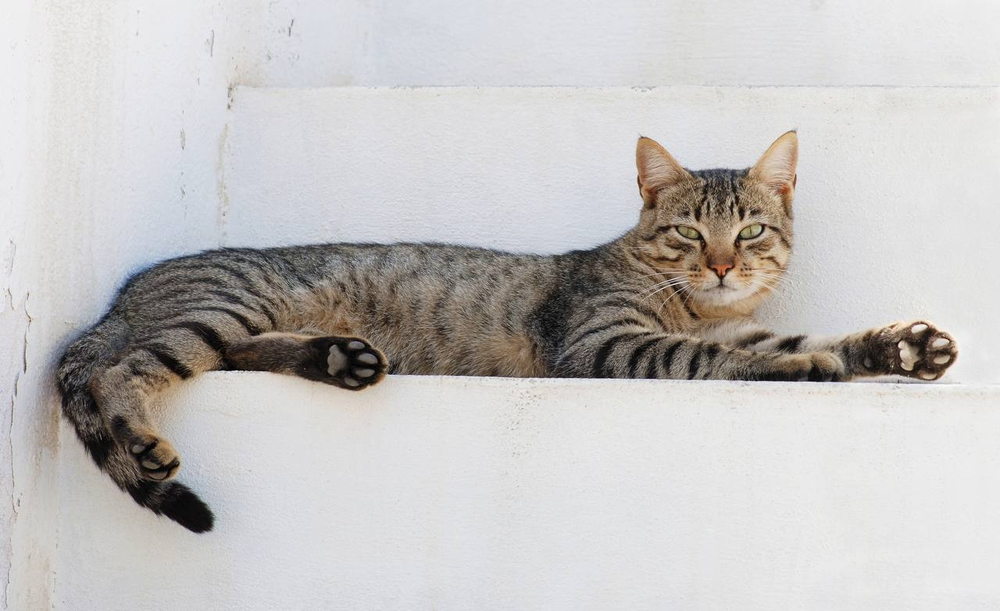
#> input picture 7 sem/PPMP/part1/1/normal.bmp, 1000 x 611 px, shrunk from 1280 x 782 before the run
$ python lab1.py
#> lines starting #> are read from the running program, lines starting #| are printed output that depends on the picture; after the words box and inside, x2 and y2 are one past the last pixel; in counts of white or black regions, pixels touching at a corner belong together
#-------------------------------------------------------------------------------
# Name:        lab
# Purpose:
#
# Author:      Ksenya
#
# Created:     12.10.2023
# Copyright:   (c) Ksenya 2023
# Licence:     <your licence>
#-------------------------------------------------------------------------------

import cv2
import numpy as np
import matplotlib.pyplot as plt

def show_image(title, image):
    cv2.imshow(title, image)
    cv2.waitKey(0)
    cv2.destroyAllWindows()

normal_image = cv2.imread('normal.bmp')
#> normal_image is the input picture: shape (611, 1000, 3); mean B, G, R 193, 194.1, 196.3

gray_image = cv2.cvtColor(normal_image, cv2.COLOR_BGR2GRAY)
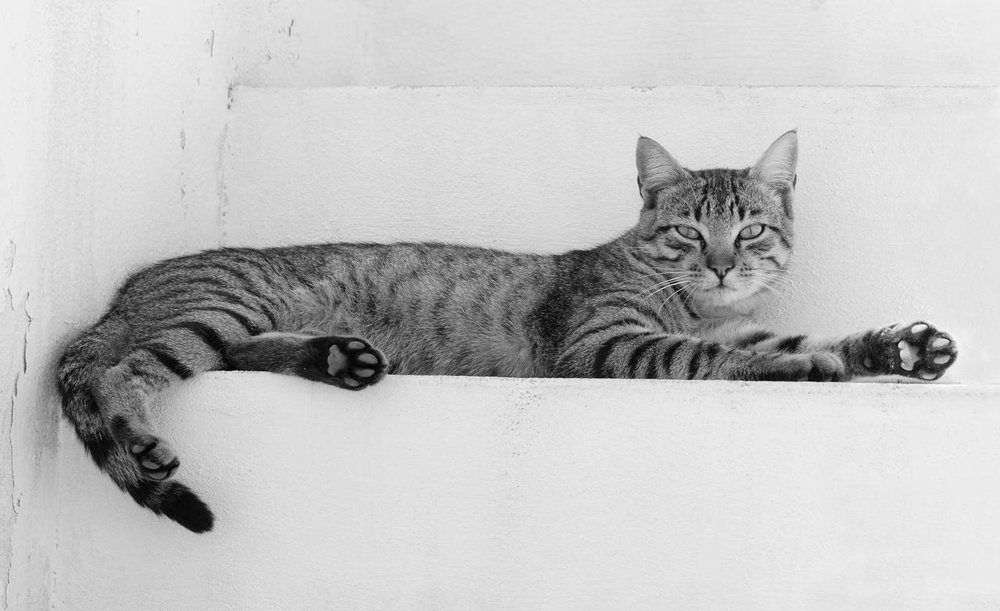
#> gray_image: shape (611, 1000); min 0, max 255, mean 194.6
cv2.imwrite('gray.bmp', gray_image)

threshold_value = 128
_, thresholded_image = cv2.threshold(gray_image, threshold_value, 255, cv2.THRESH_BINARY)
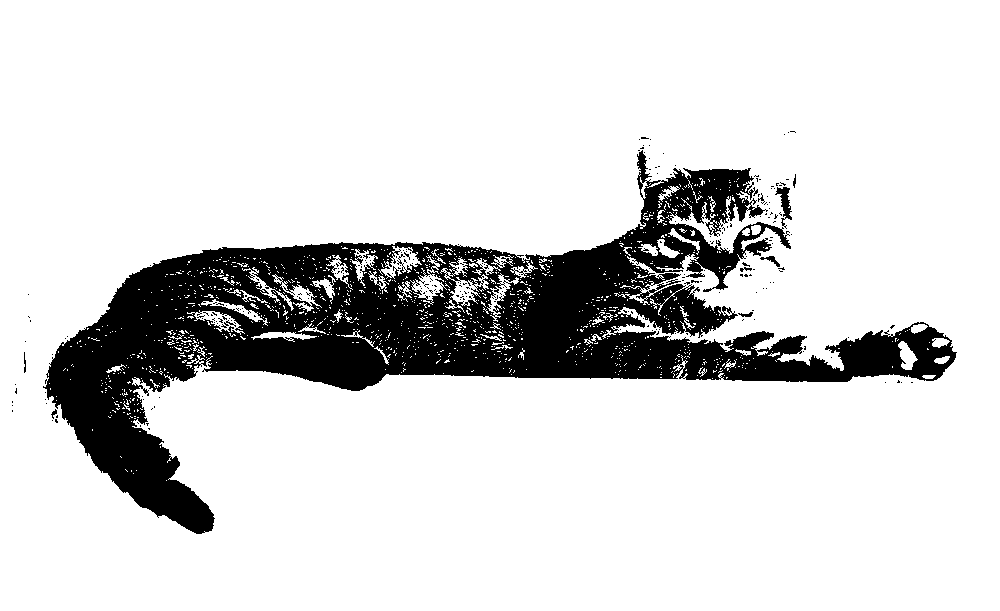
#> thresholded_image: shape (611, 1000); 84.3% white; 255 black regions (245 under 20 px), largest, box (x1, y1, x2, y2) and area: (43, 150, 957, 534) 94538, (775, 187, 792, 229) 282, (760, 256, 780, 267) 75
cv2.imwrite('thresholed.bmp', thresholded_image)

adaptive_thresholded_image = cv2.adaptiveThreshold(gray_image, 255, cv2.ADAPTIVE_THRESH_MEAN_C, cv2.THRESH_BINARY, 11, 2)
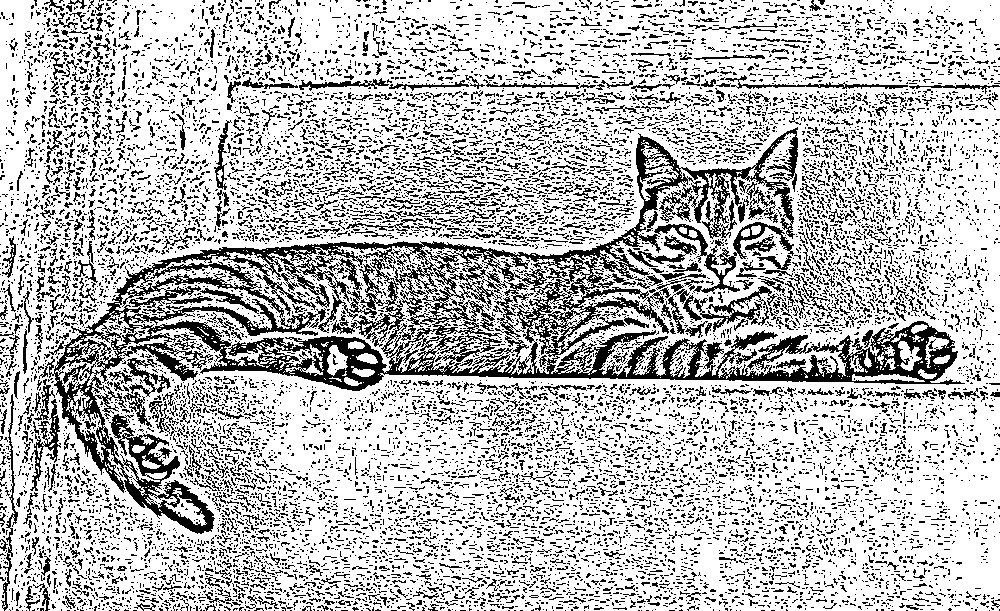
#> adaptive_thresholded_image: shape (611, 1000); 73.8% white; black in thin lines or dots
cv2.imwrite('adaptive_thresholded.bmp', adaptive_thresholded_image)

show_image("Input Image", normal_image)
show_image("Gray Image", gray_image)
show_image("Thresholded Image", thresholded_image)
show_image("Adaptive Thresholded Image", adaptive_thresholded_image)

# С затемнённым изображением
dark_image = cv2.imread('dark.bmp')
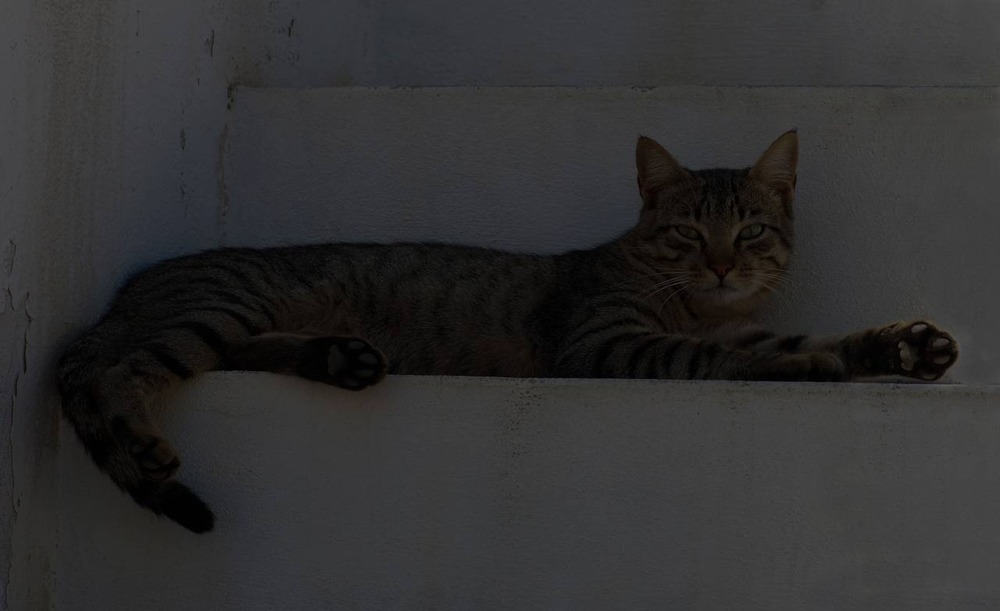
#> input picture 7 sem/PPMP/part1/1/dark.bmp, 1000 x 611 px, shrunk from 1280 x 782 before the run
#> dark_image is the input picture: shape (611, 1000, 3); mean B, G, R 48.3, 47.8, 48.1
input_image_histogram = cv2.calcHist([dark_image], [0], None, [256], [0, 256])
#> input_image_histogram = 256 values, max 34952 at index 59, min 0 at index 92, mean 2386.7

# Примените выравнивание гистограммы к каждому каналу цвета
equalized_image = cv2.cvtColor(dark_image, cv2.COLOR_BGR2YCrCb)
#> equalized_image: shape (611, 1000, 3); mean of channels 0, 1, 2 47.9, 128.1, 128.2
equalized_image[:, :, 0] = cv2.equalizeHist(equalized_image[:, :, 0])
#> equalized_image: shape (611, 1000, 3); mean of channels 0, 1, 2 130.7, 128.1, 128.2
equalized_image = cv2.cvtColor(equalized_image, cv2.COLOR_YCrCb2BGR)
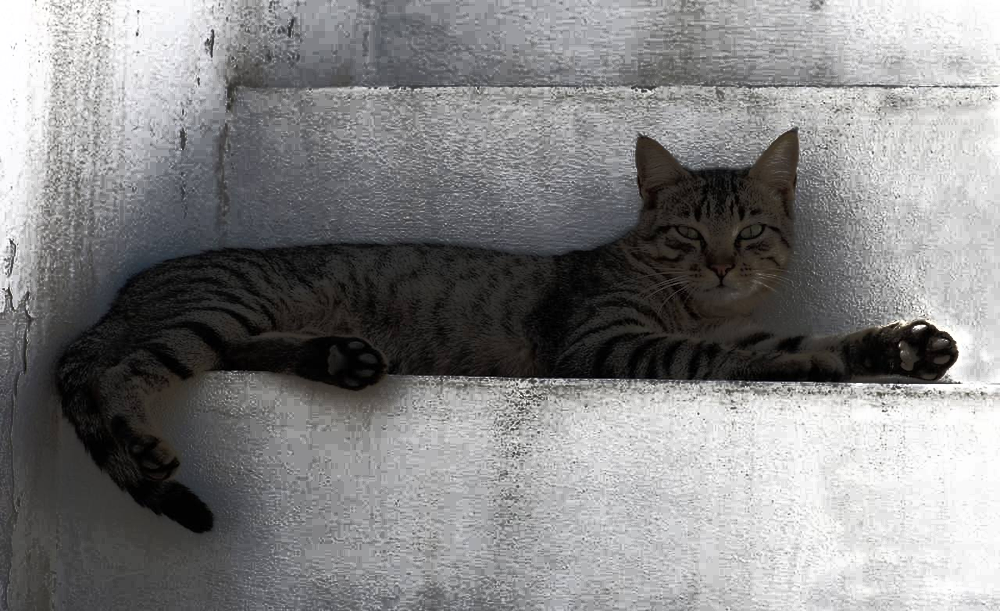
#> equalized_image: shape (611, 1000, 3); mean B, G, R 131.1, 130.6, 130.9

cv2.imwrite('equalized_image.bmp', equalized_image)

equalized_image_histogram = cv2.calcHist([equalized_image], [0], None, [256], [0, 256])
#> equalized_image_histogram = 256 values, max 13897 at index 158, min 0 at index 99, mean 2386.7

show_image("Equalized Image", equalized_image)

plt.plot(input_image_histogram)
plt.xlim([0, 256])
plt.title("Input Image Histogram")
plt.show()
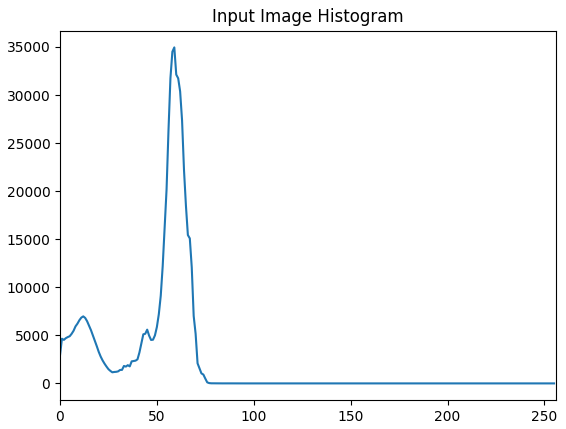
#> figure drawn by matplotlib, 1 panel; curve peaks at x = 59, y = 34952

plt.plot(equalized_image_histogram)
plt.xlim([0, 256])
plt.title("Equelized Image Histogram")
plt.show()
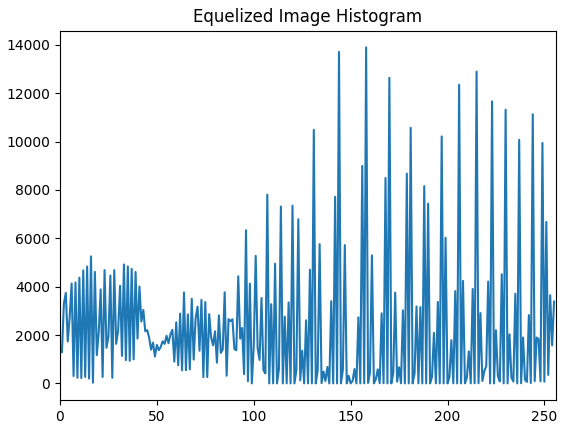
#> figure drawn by matplotlib, 1 panel; curve peaks at x = 158, y = 13897
